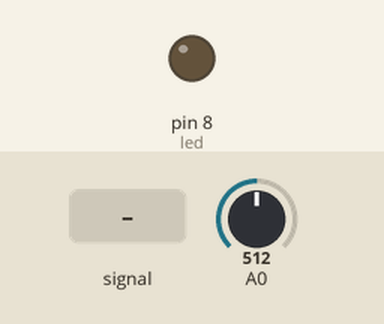
Recording of a sketch running on a simulated Arduino Uno, built with avr-gcc and run on an emulated ATmega328P. On the bench: output pins drawn as LEDs (lit = HIGH). Inputs (shaded band) come from the test bench; at power-on: A0 = 512.

Above: at 2.2 s.
2.3 s: A0 fed a 200 Hz sine of ±81 counts around its level
At 2.99 s:
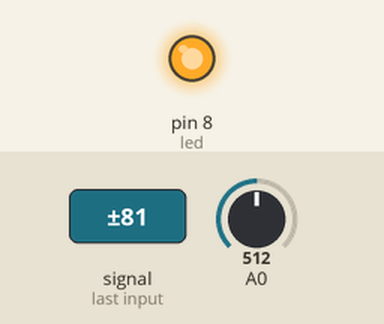
Timing chart, 0 to 7.6 s (numbered marks = the images above; inputs shaded):
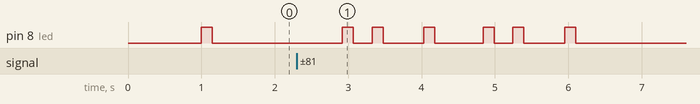

Measured:
- after the input at 2.3 s, pin 8 (led): LOW → HIGH after 0.62 s, → LOW 0.15 s later, → HIGH 0.25 s later, → LOW 0.15 s later, … (12 changes in this stretch)

The sketch:

verici.ino
```cpp
#include <SoftwareSerial.h>
#include <avr/io.h>
#include <avr/interrupt.h>
#include <math.h>

SoftwareSerial xbee(5, 4);//XBee UART bağlantısı 5-RX, 4-TX
unsigned int sayac = 0;//Hedefin vurulduğu Toplam sayı
int fark=0; //Ses şiddeti ve ortam şiddeti farkı
int hesaplanan_fark=0;
int gonderilen_fark=0;
int ilk_siddet = 0;//
int ortam_siddeti = 90;//1,5 saniye ortam gürültü ortalaması, daha sonra 1 önceki analog kanal değeri
bool ortam_dinleme = false;//false değeri için hedef atışa hazırdır
bool yeni_atis = false;//yeni bir dogru atış tespitinde true değerini alır bir sonraki atış bekleme için false yapılır
bool hazir = false;//atış tespitinde atış algılanmasında sonra gerekli olan sürenin geçmesi ve analog kalaın değerlendirmeye hazır olma durumunu tutar(true)

//senkron bekleme
bool bekleme = true;
unsigned int gelen_istek = 0;
unsigned long atis_sonu = 0;
int analog_degerr = 0;//analog kanaldan gelen değerin saklandığı değişken 0-1024

void setup() {
  Serial.begin(9600);//com port a
  xbee.begin(9600);//XBee
  pinMode(8, OUTPUT);//9. pin atış tespitinde kullanılacak led pini
  delay(1000);

  ADCSRA = 0x8F;      // Enable the ADC and its interrupt feature
  //and set the ACD clock pre-scalar to clk/128
  //ADMUX = 0xE0;     // Select internal 2.56V as Vref, left justify

  //ADC MODUL AYARLARI
  ADMUX |= (1 << REFS0); //AREF seçimi,REFS1 "0" kalır ve besleme gerilimi olan 5V referans alınır
  ADMUX &= 0xF0;//ADC kanalı seçimi(A0)*/
  ADCSRA |= (1 << ADSC); //ADC dönüşüm başlatma bayragını aktif etme, dönüşüm bittiğinde "0" olur.

  TCNT1 = 63191; // 1 saniye 15625 için >> 65535-15625, 61600 ~2,5 saniye
  TCCR1A = 0x00;//Normal mode
  TCCR1B &= (0 << CS11); // 1024 prescler
  TCCR1B |= (1 << CS10); // 1024 prescler
  TCCR1B |= (1 << CS12); // 1024 prescler
  TIMSK1 |= (1 << TOIE1); // Timer1 taşma kesmesi aktif

  sei(); //Global kesmeler devrede

}

void loop() {
  if (millis() < 1500) { // açılışta 1,5 saniye süresince ortamın gürültü ortalmasını hesaplanır

    ortam_siddeti = (ilk_siddet + ortam_siddeti) / 2;
  }
  else
  {
    ortam_dinleme = false;
    ////Serial.println("PUAN 4: ");
  }

  ADCSRA |= (1 << ADSC); //ADC dönüşüm başlatma bayragını aktif etme, dönüşüm bittiğinde "0" olur.
  if (yeni_atis == true) {
    yeni_atis = false;
    //Serial.print("YENİ ATIS GÖNDERİLDİ : ");
    //Serial.println(sayac);
    gonder(gonderilen_fark, millis());

    //senkron
    atis_sonu = millis();
    bekleme = true;
  }

  while (bekleme) {
    ADCSRA |= (1 << ADSC); //ADC dönüşüm başlatma bayragını aktif etme, dönüşüm bittiğinde "0" olur.
    ////Serial.println("-!00");
    if (xbee.available()) {
      //Serial.println("oke ");
      gelen_istek = xbee.read();
      if (gelen_istek == 201) //reset
      {
        sayac = 0;
        gonder(gonderilen_fark, millis() - 2000);
        //bekleme=false;
        break;
      }
      else if (gelen_istek == 202)
      {
        //bekleme=false;
        gonder(gonderilen_fark, millis() - 2000);
        break;
      }
    }
    ////Serial.println("PUAN 4: ");
  }
}

void gonder(unsigned int veri, unsigned long start) {

  xbee.write(veri);

  unsigned long ilk = millis();
  unsigned int gelen;

  while ((millis() - start) < 5000) {

    if ((millis() - ilk) < 100) {

      //senkron ledi kapalı

      if (xbee.available()) {

        gelen = xbee.read();
        unsigned int ters = 255 - veri;

        if (gelen == ters) {
          ////Serial.println("onaylandı!!!!!!!!!!");
          //senkron ledi açık
          xbee.write(veri);
          break;
        }
      }
    } else {
      ////Serial.println("onay yok");
      gonder(veri, start);
      break;
    }
    ADCSRA |= (1 << ADSC); //ADC dönüşüm başlatma bayragını aktif etme, dönüşüm bittiğinde "0" olur.
  }
}

//int analog_degerr = 0;//analog kanaldan gelen değerin saklandığı değişken 0-1024

ISR(ADC_vect) {
  analog_degerr = ADC;
  ////Serial.println("PUAN 5: ");
  if (ortam_dinleme == true) {
    ilk_siddet = analog_degerr;
    //Serial.println("PUAN 2:S ");
  }

  else {
    ////Serial.println("PUANS ");
    fark = abs(analog_degerr - ortam_siddeti);
    if (fark > 100)
    {
      //Serial.println("PUAN : ");

      if (hazir == true) {
        //Serial.print("TOPLAM PUAN : ");
        sayac++;
        sayac = sayac % 100;
        hesaplanan_fark=(fark/6);
        gonderilen_fark=ceil(hesaplanan_fark);
        //Serial.println(gonderilen_fark);
        //Serial.println("");

        digitalWrite(8, HIGH);

        TCNT1 = 63191;// 65535-61600(1024 prescaler)=~250 ms
        TIFR1 |= (1 << TOV1) ;//timer1 taşma bayragı sıfırlanır.
        TIMSK1 |= (1 << TOIE1) ;// Timer1 taşma kesmesi aktif

        yeni_atis = true;
        hazir = false;

        //senkron
        bekleme = false;

      }
    }
    ortam_siddeti = analog_degerr;

  }
}

ISR (TIMER1_OVF_vect)    // Timer1 ISR
{
  TIMSK1 &= (0 << TOIE1) ;   // Timer1 taşma kesmesi devredışı (TOIE1)
  digitalWrite(8, LOW);
  hazir = true;  // for 1 sec at 16 MHz
}
```
